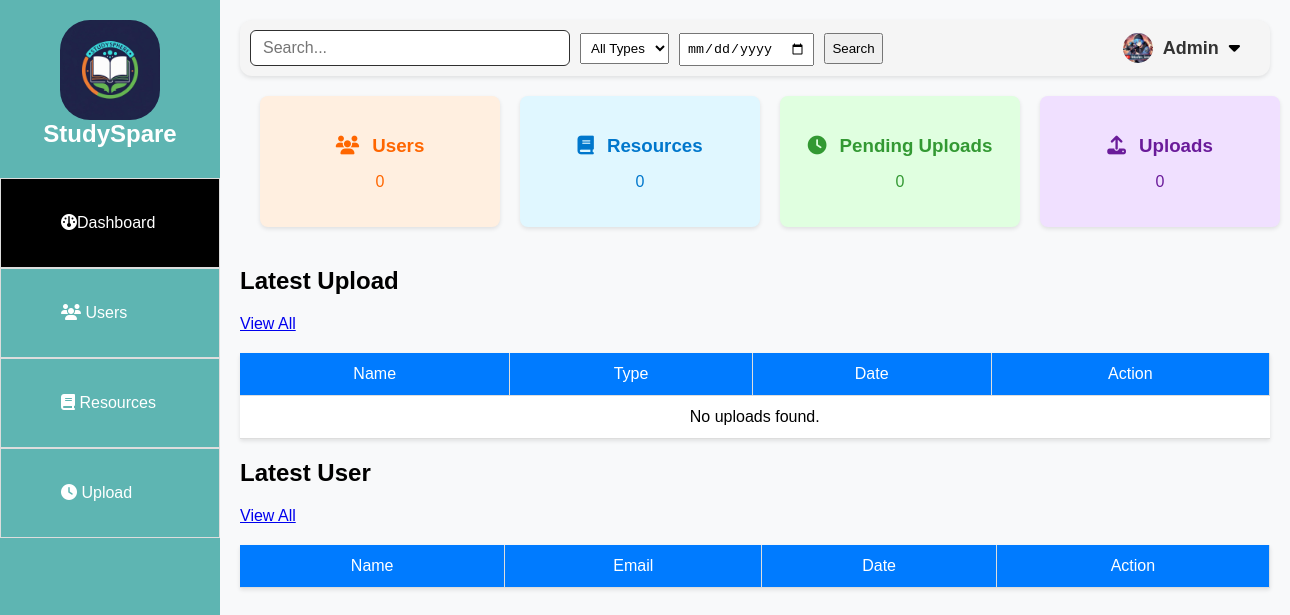
Page /index.php (signed in) on the earlier database version.
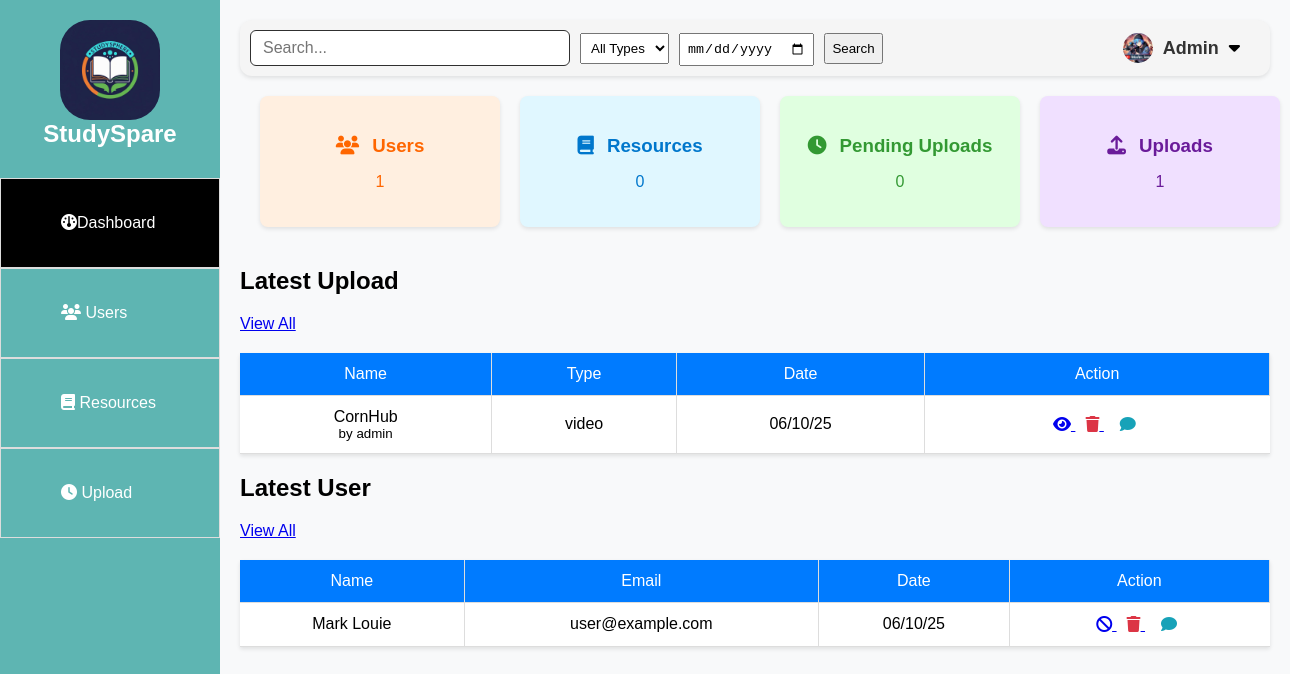
Same page on the later database version.
### tables this page shows
CREATE TABLE `uploads` (
  `id` int(11) NOT NULL,
  `title` varchar(150) NOT NULL,
  `type` enum('ebook','pdf','video') NOT NULL,
  `file_path` varchar(255) NOT NULL,
  `uploader_id` int(11) DEFAULT NULL,
  `status` enum('pending','approved','rejected') DEFAULT 'pending',
  `submitted_at` timestamp NOT NULL DEFAULT current_timestamp(),
  `admin_id` int(11) DEFAULT NULL,
  `user_id` int(11) DEFAULT NULL
);

CREATE TABLE `users` (
  `id` int(11) NOT NULL,
  `name` varchar(100) NOT NULL,
  `email` varchar(100) NOT NULL,
  `password` varchar(255) NOT NULL,
  `status` enum('Active','Inactive','Banned') DEFAULT 'Active',
  `created_at` timestamp NOT NULL DEFAULT current_timestamp()
);

### index.php (the view, shortened to what this page needs)
<html lang="en">
<head>
  <link rel="stylesheet" href="style/index.css">
  <link rel="stylesheet" href="https://cdnjs.cloudflare.com/ajax/libs/font-awesome/6.5.0/css/all.min.css" />
</head>
<body>
  <?php include 'include/sidebar.php'; ?>
  <div class="main">
    <?php include 'include/header.php'; ?>
    <?php
    include 'php/db.php';
    $userCount = $conn->query("SELECT COUNT(*) AS total FROM users")->fetch_assoc()['total'];
    $resourceCount = $conn->query("SELECT COUNT(*) AS total FROM resources")->fetch_assoc()['total'];
    $pendingCount = $conn->query("SELECT COUNT(*) AS total FROM uploads WHERE status = 'pending'")->fetch_assoc()['total'];
    $uploadCount = $conn->query("SELECT COUNT(*) AS total FROM uploads")->fetch_assoc()['total'];
    ?>
    <div class="card-container">
      <div class="card"><h3><i class="fa-solid fa-users"></i> Users</h3><p><?= $userCount ?></p></div>
      <div class="card"><h3><i class="fa-solid fa-book"></i> Resources</h3><p><?= $resourceCount ?></p></div>
      <div class="card"><h3><i class="fa-solid fa-clock"></i> Pending Uploads</h3><p><?= $pendingCount ?></p></div>
      <div class="card"><h3><i class="fa-solid fa-upload"></i> Uploads</h3><p><?= $uploadCount ?></p></div>
    </div>
    <div class="tables">
      <div class="latest-upload">
        <div class="heading">
          <h2>Latest Upload</h2>
          <a href="uploads.php" class="btn">View All</a>
        </div>
        <table class="luser">
          <thead>
            <tr><td>Name</td><td>Type</td><td>Date</td><td>Action</td></tr>
          </thead>
          <tbody>
<?php
$latestUploads = $conn->query("SELECT u.id, u.title, u.type, u.file_path, u.submitted_at, a.username AS admin_name FROM uploads u LEFT JOIN admin a ON u.admin_id = a.id ORDER BY u.submitted_at DESC LIMIT 5");
if ($latestUploads && $latestUploads->num_rows > 0):
    while ($upload = $latestUploads->fetch_assoc()):
?>
  <tr>
    <td><?= htmlspecialchars($upload['title']) ?><br><small>by <?= htmlspecialchars($upload['admin_name'] ?? 'Unknown') ?></small></td>
    <td><?= htmlspecialchars($upload['type']) ?></td>
    <td><?= date('m/d/y', strtotime($upload['submitted_at'])) ?></td>
    <td>
      <a href="<?= htmlspecialchars($upload['file_path']) ?>" target="_blank" class="icon-button" title="View Resource">
        <i class="fas fa-eye warm-icon"></i>
      </a>
      <a href="delete_upload.php?id=<?= $upload['id'] ?>" onclick="return confirm('Are you sure you want to delete this upload?');" class="icon-button" title="Delete Resource">
        <i class="fas fa-trash delete-icon"></i>
      </a>
      <button class="icon-button" title="Comment" onclick="alert('Comment feature coming soon!')">
        <i class="fas fa-comment comment-icon"></i>
      </button>
    </td>
  </tr>
<?php endwhile; else: ?>
  <tr><td colspan="4">No uploads found.</td></tr>
<?php endif; ?>
</tbody>
        </table>
      </div>
    </div>
    <div class="tables">
      <div class="latest-user">
        <div class="heading">
          <h2>Latest User</h2>
          <a href="users.php" class="btn">View All</a>
        </div>
        <table class="luser">
          <thead>
            <tr><td>Name</td><td>Email</td><td>Date</td><td>Action</td></tr>
          </thead>
          <tbody>
<?php
$latestUsers = $conn->query("SELECT * FROM users ORDER BY created_at DESC LIMIT 5");
while ($user = $latestUsers->fetch_assoc()):
?>
  <tr>
    <td><?= htmlspecialchars($user['name']) ?></td>
    <td><?= htmlspecialchars($user['email']) ?></td>
    <td><?= date('m/d/y', strtotime($user['created_at'])) ?></td>
    <td>
      <a href="ban_user.php?id=<?= $user['id'] ?>" onclick="return confirm('Ban this user?');" class="icon-button" title="Ban User">
        <i class="fas fa-ban warm-icon"></i>
      </a>
      <a href="delete_user.php?id=<?= $user['id'] ?>" onclick="return confirm('Delete this user?');" class="icon-button" title="Delete User">
        <i class="fas fa-trash delete-icon"></i>
      </a>
      <button class="icon-button" title="Comment" onclick="alert('Comment feature coming soon!')">
        <i class="fas fa-comment comment-icon"></i>
      </button>
    </td>
  </tr>
<?php endwhile; ?>
</tbody>
        </table>
      </div>
    </div>
  </div>
</body>
</html>

### include/sidebar.php (shortened to what this page needs)
<div class="sidebar">
  <img src="image/logo.png" alt="StudySpare Logo" class="logo">
  <h2>StudySpare</h2>
  <a href="index.php" class="<?= basename($_SERVER['PHP_SELF']) == 'index.php' ? 'active' : '' ?>"><i class="fa-solid fa-gauge"></i>Dashboard</a>
  <a href="user.php" class="<?= basename($_SERVER['PHP_SELF']) == 'user.php' ? 'active' : '' ?>"><i class="fa-solid fa-users"></i> Users</a>
  <a href="resources.php" class="<?= basename($_SERVER['PHP_SELF']) == 'resources.php' ? 'active' : '' ?>"><i class="fa-solid fa-book"></i> Resources</a>
  <a href="upresources.php" class="<?= basename($_SERVER['PHP_SELF']) == 'upresources.php' ? 'active' : '' ?>"><i class="fa-solid fa-clock"></i> Upload</a>
</div>

### include/header.php (shortened to what this page needs)
<div class="header">
  <div class="filters">
    <input type="text" id="search-text" placeholder="Search...">
    <select id="type-filter">
      <option value="">All Types</option>
    </select>
    <input type="date" id="date-filter">
    <button onclick="applyFilters()">Search</button>
  </div>
  <div class="profile-dropdown" onclick="toggleDropdown()">
    <img src="image/profile.webp" alt="Profile" class="profile-pic">
    <span class="admin-name">Admin</span>
    <i class="fa fa-caret-down"></i>
  </div>
</div>

### style/index.css (style rules this page uses)
body { margin: 0; font-family: Arial, sans-serif; background-color: #f8f9fa; }
.sidebar { width: 220px; background-color: rgb(94, 181, 178); color: white; position: fixed; height: 100vh; padding-top: 20px; display: flex; flex-direction: column; align-items: center; }
.logo { max-height: 100px; margin-bottom: 0px; display: block; border-radius: 30px; }
.sidebar h2 { text-align: center; margin-top: 0%; margin-bottom: 30px; }
.sidebar a { width: 100%; display: block; padding: 35px 60px; color: white; text-decoration: none; text-align: left; box-sizing: border-box; border: 1px solid #ddd; }
.sidebar a:hover, .sidebar a.active { background-color: #000000; }
.main { margin-left: 220px; padding: 20px; }
.header { display: flex; justify-content: space-between; align-items: center; background-color: rgb(94, 181, 178); padding: 18px 30px; box-shadow: 0 2px 4px rgba(0, 0, 0, 0.1); border-radius: 12px; font-size: 18px; }
.header input[type="text"] { padding: 8px 12px; width: 320px; border: 1px solid #303030; border-radius: 6px; font-size: 16px; }
.card-container { display: flex; justify-content: space-between; align-items: center; padding: 20px; gap: 20px; }
.card { flex: 0 0 200px; background-color: white; padding: 20px; border-radius: 8px; box-shadow: 0 2px 4px rgba(0, 0, 0, 0.1); text-align: center; }
.card-container .card:nth-child(1) { background-color: #ffefe0; color: #ff6600; }
.card-container .card:nth-child(2) { background-color: #e0f7ff; color: #0077cc; }
.card-container .card:nth-child(3) { background-color: #e0ffe0; color: #339933; }
.card-container .card:nth-child(4) { background-color: #f0e0ff; color: #6a1b9a; }
.card h3 { margin-bottom: 10px; }
.card i { margin-right: 8px; }
table { width: 100%; border-collapse: collapse; background-color: white; box-shadow: 0 2px 4px rgba(0, 0, 0, 0.1); margin-top: 20px; }
thead, td { padding: 12px 15px; text-align: center; border-bottom: 1px solid #ddd; border-right: 1px solid #ddd; }
thead:last-child, td:last-child { border-right: none; }
thead { background-color: #007bff; color: white; }
.icon-button { background: none; border: none; cursor: pointer; font-size: 16px; margin: 0 5px; }
.delete-icon { color: #dc3545; }
.comment-icon { color: #17a2b8; }
.profile-dropdown { position: relative; display: flex; align-items: center; gap: 10px; float: right; margin-right: 20px; cursor: pointer; user-select: none; }
.profile-pic { width: 35px; height: 35px; border-radius: 50%; object-fit: cover; }
.admin-name { font-weight: bold; color: #333; }

### include/header.php (style rules this page uses)
.header { display: flex; justify-content: space-between; align-items: center; padding: 10px; background: #f5f5f5; }
.profile-dropdown { position: relative; cursor: pointer; }
.profile-pic { width: 30px; height: 30px; border-radius: 50%; vertical-align: middle; }
.filters input, .filters select, .filters button { padding: 6px; margin-right: 5px; }

Differences in the rows shown:
added uploads: title "CornHub", admin.username "admin", type "video", submitted_at "06/10/25"
added users: name "Mark Louie", email "user@example.com", created_at "06/10/25"
Other differences:
$userCount: "0" → "1"
$uploadCount: "0" → "1"
text no longer shown: "No uploads found."
